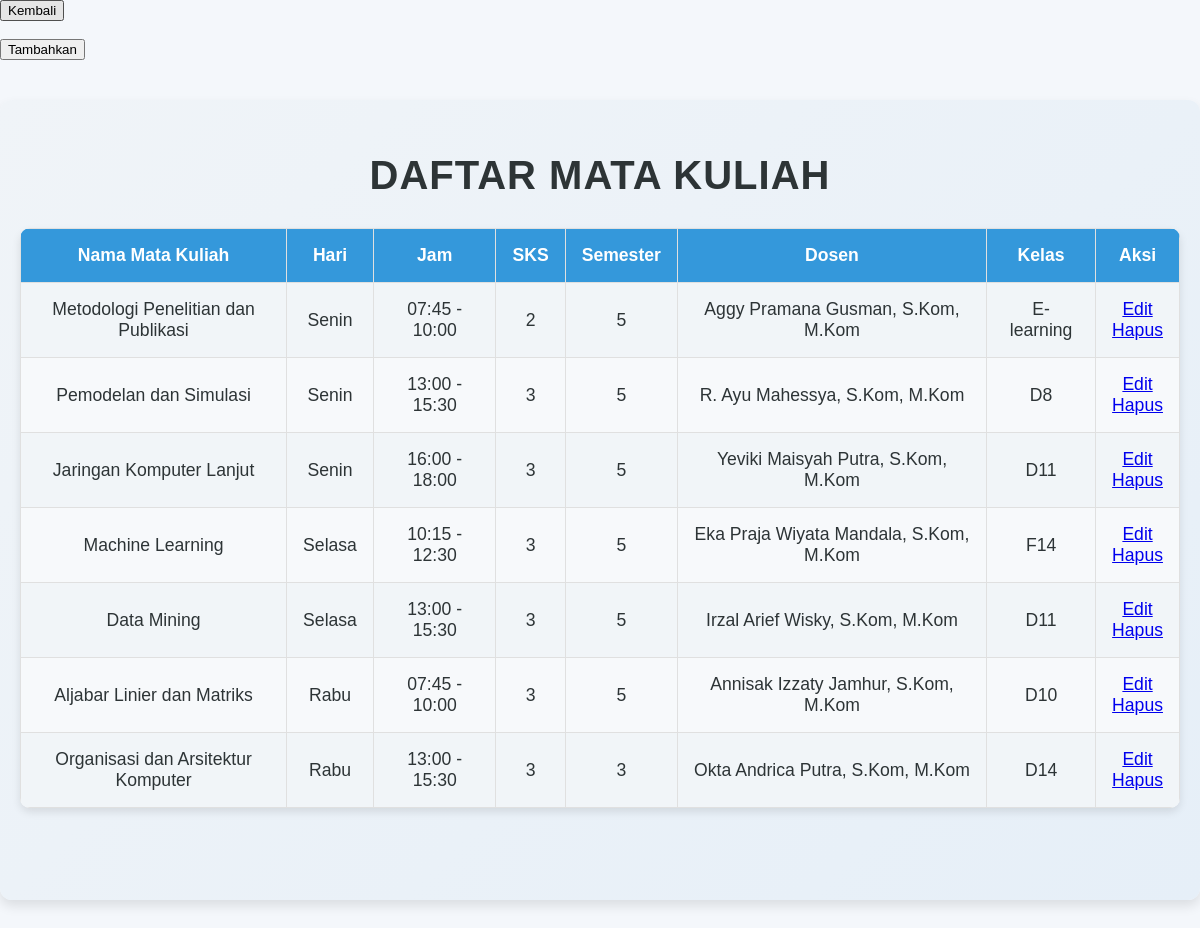
Screenshot of /jadwal_kuliah.php with the database file from the repository.
### tables this page shows
CREATE TABLE `mata_kuliah` (
  `id` int(11) NOT NULL,
  `nama_matkul` varchar(100) NOT NULL,
  `hari` varchar(20) NOT NULL,
  `jam` text NOT NULL,
  `sks` int(11) NOT NULL,
  `semester` int(11) NOT NULL,
  `dosen` varchar(100) NOT NULL,
  `kelas` varchar(10) NOT NULL
);

### jadwal_kuliah.php (the view, shortened to what this page needs)
<a href="<?php echo "?p=home"; ?>"><button class="btn btn-outline-secondary">Kembali</button></a><br><br>
<a href="<?php echo "?p=add_matkul"; ?>"><button class="btn btn-outline-primary">Tambahkan</button></a>
<?php
include('koneksi.php');
$sql = "SELECT * FROM mata_kuliah";
$result = mysqli_query($conn, $sql);
if (mysqli_num_rows($result) > 0) {
    echo "<div class='container mt-5'>
            <h2 class='text-center mb-4'>Daftar Mata Kuliah</h2>
            <div class='table-responsive'>
                <table class='table table-striped table-hover shadow rounded'>
                    <thead class='table-dark'>
                        <tr>
                            <th>Nama Mata Kuliah</th>
                            <th>Hari</th>
                            <th>Jam</th>
                            <th>SKS</th>
                            <th>Semester</th>
                            <th>Dosen</th>
                            <th>Kelas</th>
                            <th>Aksi</th>
                        </tr>
                    </thead>
                    <tbody>";
    while ($row = mysqli_fetch_assoc($result)) {
        echo "<tr>
                <td>" . $row['nama_matkul'] . "</td>
                <td>" . $row['hari'] . "</td>
                <td>" . $row['jam'] . "</td>
                <td>" . $row['sks'] . "</td>
                <td>" . $row['semester'] . "</td>
                <td>" . $row['dosen'] . "</td>
                <td>" . $row['kelas'] . "</td>
                <td>
                    <a href='edit_matkul.php?id=" . $row['id'] . "' class='btn btn-warning btn-sm'>
                        <i class='bi bi-pencil'></i> Edit
                    </a><br>
                    <a href='delete_matkul.php?id=" . $row['id'] . "' class='btn btn-danger btn-sm' onclick='return confirm(\"Apakah Anda yakin ingin menghapus mata kuliah ini?\")'>
                        <i class='bi bi-trash'></i> Hapus
                    </a>
                </td>
              </tr>";
    }
    echo "</tbody>
        </table><br><br><br><br>
    </div>
</div>";
} else {
    echo "<div class='container mt-5'>
            <p class='text-center'>Tidak ada mata kuliah yang ditemukan.</p>
          </div>";
}
?>

### jadwal_kuliah.php (style rules this page uses)
.container { max-width: 100%; margin: 40px auto; padding: 20px; background-color: #ffffff; border-radius: 12px; box-shadow: 0 6px 12px rgba(0, 0, 0, 0.1); background: linear-gradient(135deg, #f0f4f8, #e6eff8); }
h2 { text-align: center; color: #2d3436; font-size: 2.5rem; margin-bottom: 30px; font-weight: 700; text-transform: uppercase; letter-spacing: 1px; }
table { width: 100%; border-collapse: collapse; border-radius: 10px; overflow: hidden; background-color: #ffffff; box-shadow: 0 4px 8px rgba(0, 0, 0, 0.1); transition: all 0.3s ease-in-out; }
th, td { padding: 1rem; text-align: center; vertical-align: middle; border: 1px solid #e0e0e0; font-size: 1.1rem; color: #2d3436; }
th { background-color: #3498db; color: white; font-weight: bold; }
tr:nth-child(even) { background-color: #f7f9fb; }
tr:nth-child(odd) { background-color: #f5f8fc; }
.table-striped tbody tr:nth-of-type(odd) { background-color: #f1f5f8; }

### rows the page displays
mata_kuliah: nama_matkul "Metodologi Penelitian dan Publikasi", hari "Senin", jam "07:45 - 10:00", sks "2", semester "5", dosen "Aggy Pramana Gusman, S.Kom, M.Kom", kelas "E-learning"
mata_kuliah: nama_matkul "Pemodelan dan Simulasi", hari "Senin", jam "13:00 - 15:30", sks "3", semester "5", dosen "R. Ayu Mahessya, S.Kom, M.Kom", kelas "D8"
mata_kuliah: nama_matkul "Jaringan Komputer Lanjut", hari "Senin", jam "16:00 - 18:00", sks "3", semester "5", dosen "Yeviki Maisyah Putra, S.Kom, M.Kom", kelas "D11"
mata_kuliah: nama_matkul "Machine Learning", hari "Selasa", jam "10:15 - 12:30", sks "3", semester "5", dosen "Eka Praja Wiyata Mandala, S.Kom, M.Kom", kelas "F14"
mata_kuliah: nama_matkul "Data Mining", hari "Selasa", jam "13:00 - 15:30", sks "3", semester "5", dosen "Irzal Arief Wisky, S.Kom, M.Kom", kelas "D11"
mata_kuliah: nama_matkul "Aljabar Linier dan Matriks", hari "Rabu", jam "07:45 - 10:00", sks "3", semester "5", dosen "Annisak Izzaty Jamhur, S.Kom, M.Kom", kelas "D10"
mata_kuliah: nama_matkul "Organisasi dan Arsitektur Komputer", hari "Rabu", jam "13:00 - 15:30", sks "3", semester "3", dosen "Okta Andrica Putra, S.Kom, M.Kom", kelas "D14"
